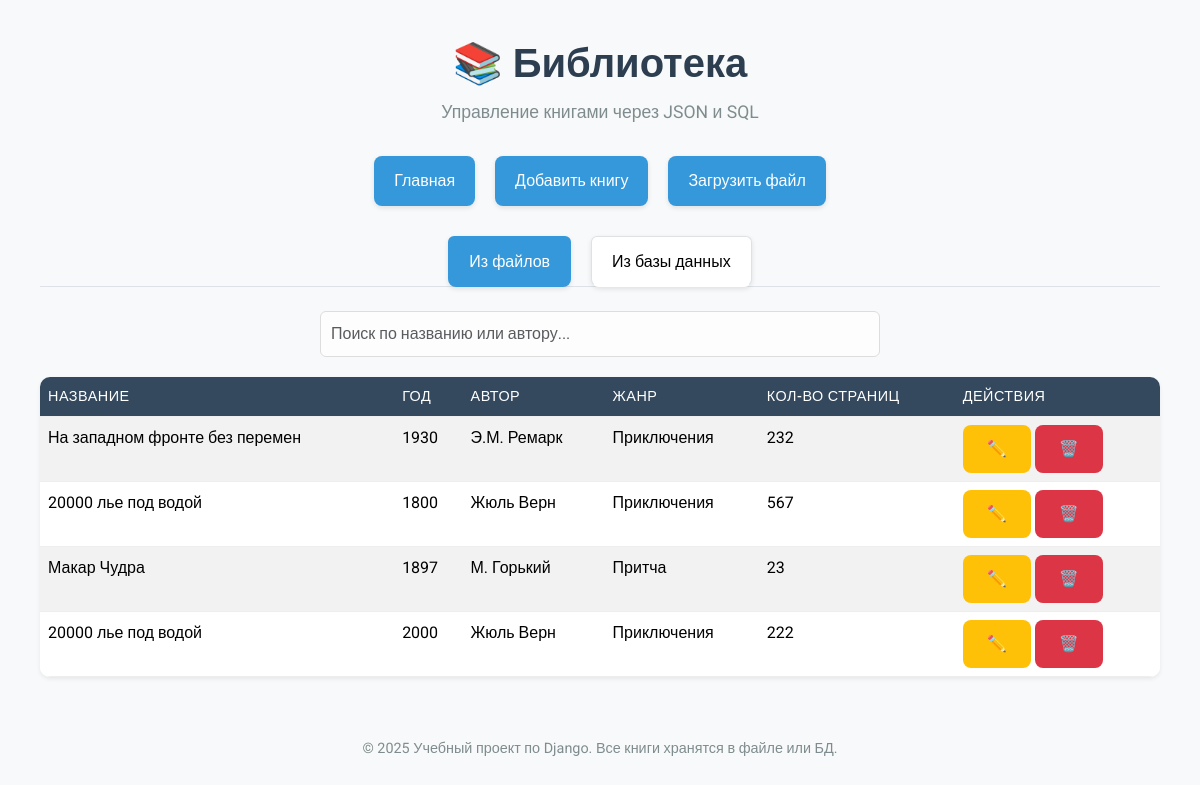
Before: /?source=db with the older database file.
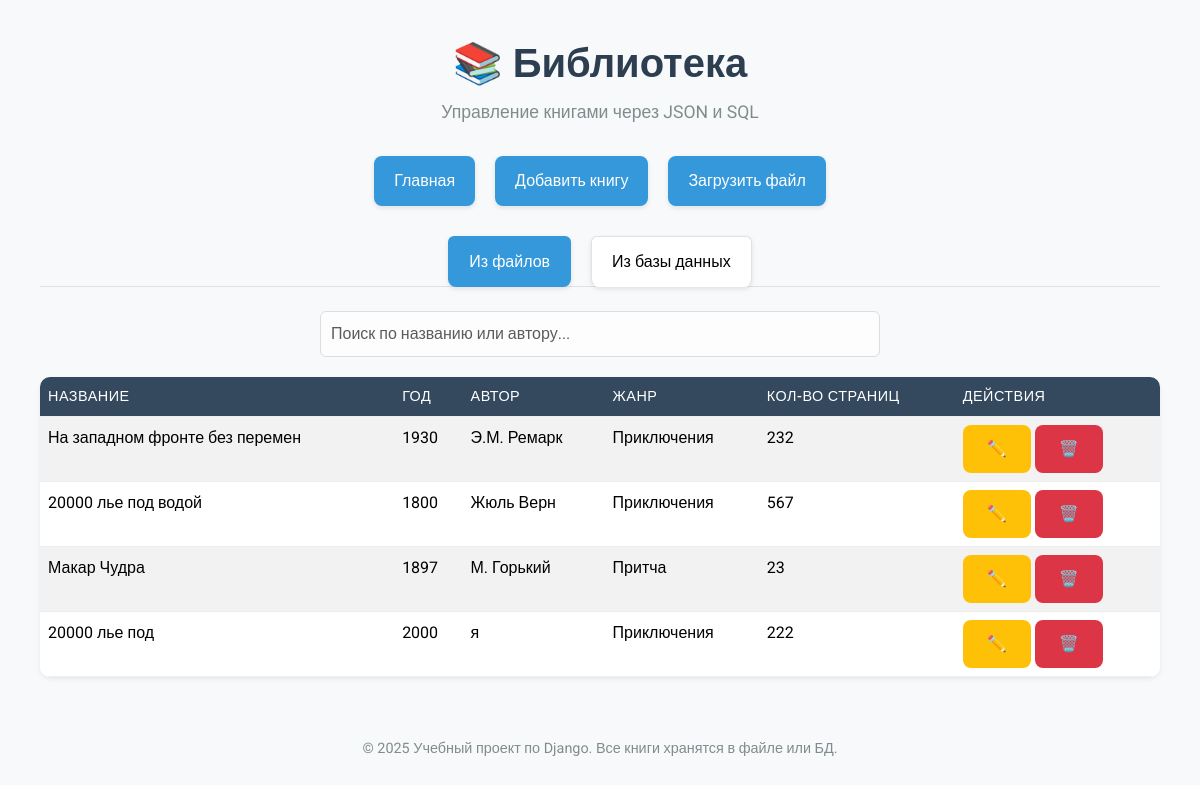
After: the same page with the newer database file.
### books/models.py (models this page shows, shortened)
class Book(models.Model):
    title = models.CharField("Название", max_length=200)
    year = models.IntegerField("Год издания")
    author = models.CharField("Автор", max_length=200, blank=True, null=True)
    genre = models.CharField("Жанр", max_length=100, blank=True, null=True)
    pages = models.CharField("Количество страниц", max_length=100, blank=True, null=True)
    class Meta:
        verbose_name = "Книга"
        verbose_name_plural = "Книги"
        unique_together = ('title', 'author')  # Защита от дубликатов

### books/views.py (the view)
# urls.py: path('', views.index, name='index'),
def index(request):
    source = request.GET.get('source', 'file')  # 'file' или 'db'
    if source == 'db':
        books = list(Book.objects.all().values())
        db_active = True
    else:
        books = load_all_books()
        db_active = False
    return render(request, 'books/index.html', {
        'books': books,
        'db_active': db_active,
        'source': source
    })

### books/templates/books/index.html (shortened to what this page needs)
{% extends 'books/base.html' %}
{% block content %}
<ul class="nav nav-tabs mb-4">
    <li class="nav-item">
        <a class="nav-link {% if source == 'file' %}active{% endif %}"
           href="?source=file">Из файлов</a>
    </li>
    <li class="nav-item">
        <a class="nav-link {% if source == 'db' %}active{% endif %}"
           href="?source=db">Из базы данных</a>
    </li>
</ul>
{% if books %}
    {% if source == 'db' %}
        {% include 'books/partials/book_list_db.html' %}
    {% else %}
        {% include 'books/partials/book_list_file.html' %}
    {% endif %}
{% else %}
    <div class="alert alert-info text-center">Нет данных для отображения.</div>
{% endif %}
{% endblock %}

### books/templates/books/partials/book_list_db.html
<div class="mb-3">
    <input type="text" id="search-input" class="form-control w-50 mx-auto" placeholder="Поиск по названию или автору...">
</div>
<table class="table table-striped table-hover shadow-sm" id="book-table">
    <thead>
        <tr>
            <th>Название</th>
            <th>Год</th>
            <th>Автор</th>
            <th>Жанр</th>
            <th>Кол-во страниц</th>
            <th>Действия</th>
        </tr>
    </thead>
    <tbody>
        {% for book in books %}
        <tr data-id="{{ book.id }}">
            <td>{{ book.title }}</td>
            <td>{{ book.year }}</td>
            <td>{{ book.author|default:"—" }}</td>
            <td>{{ book.genre|default:"—" }}</td>
            <td>{{ book.pages|default:"—" }}</td>
            <td>
                <button class="btn btn-sm btn-warning edit-btn" data-bs-toggle="modal" data-bs-target="#editModal"
                        data-id="{{ book.id }}"
                        data-title="{{ book.title }}"
                        data-year="{{ book.year }}"
                        data-author="{{ book.author|default:'' }}"
                        data-genre="{{ book.genre|default:'' }}"
                        data-pages="{{ book.pages|default:'' }}">✏️</button>
                <a href="#" class="btn btn-sm btn-danger delete-btn" data-id="{{ book.id }}">🗑️</a>
            </td>
        </tr>
        {% endfor %}
    </tbody>
</table>

Changed rows visible on the page:
changed Book: title "20000 лье под водой" → "20000 лье под"; author "Жюль Верн" → "я"
